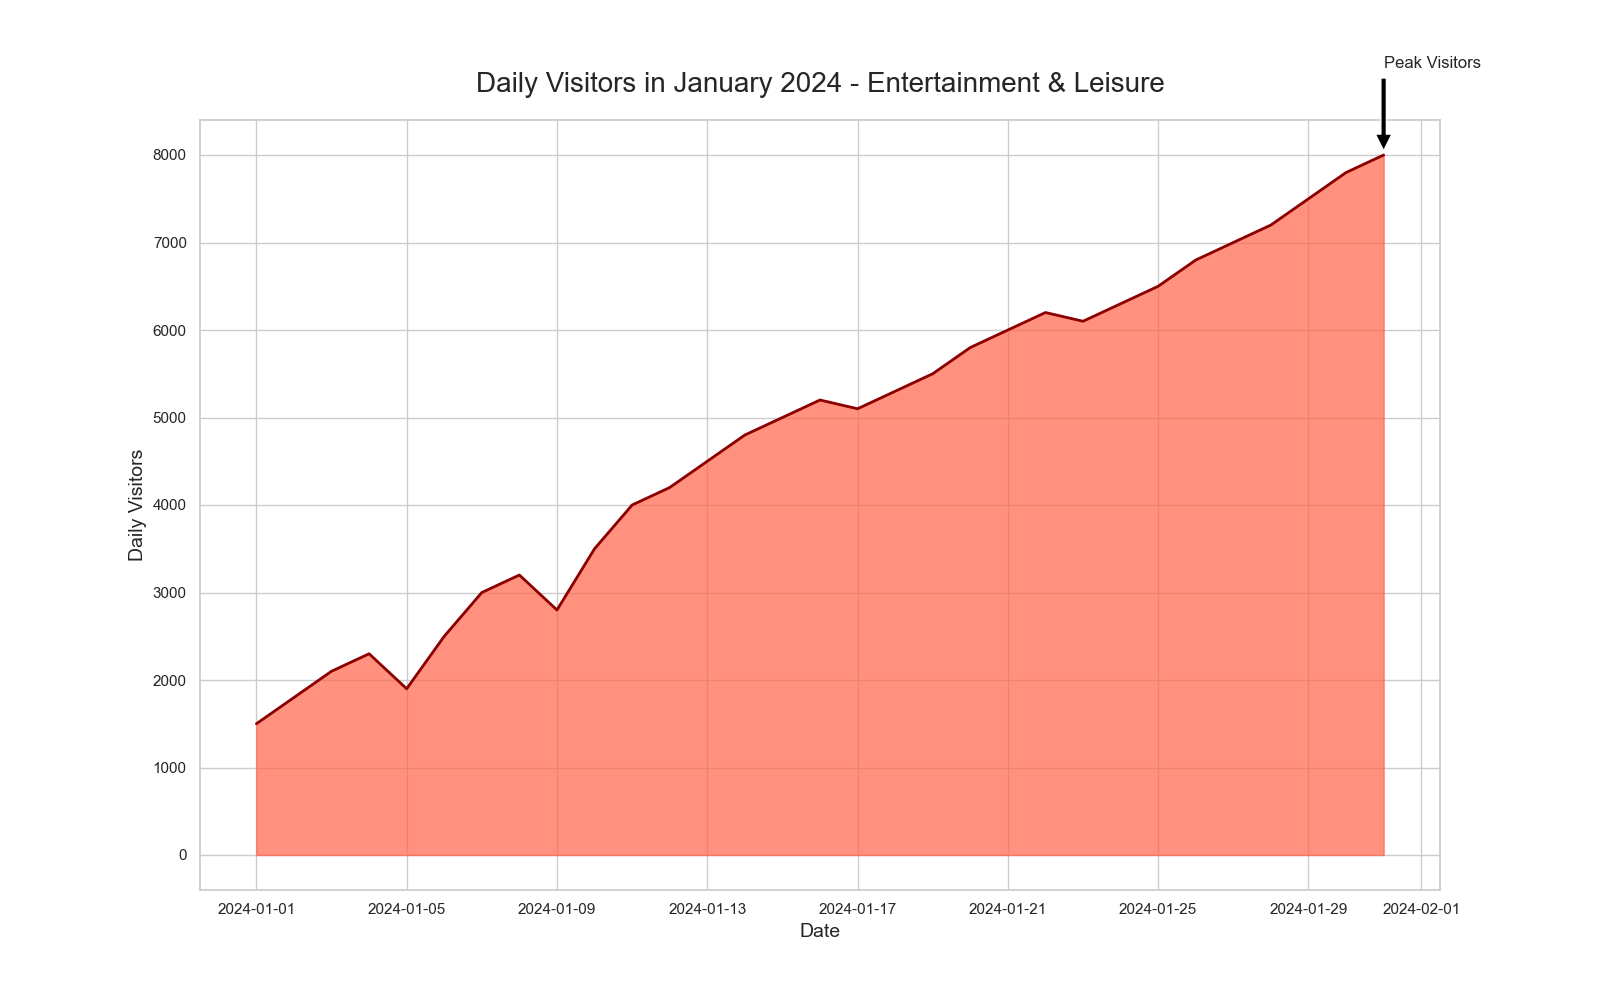

The script that drew this image:

import matplotlib.pyplot as plt
import pandas as pd

data = {
    'Date': [
        '2024-01-01', '2024-01-02', '2024-01-03', '2024-01-04', '2024-01-05', 
        '2024-01-06', '2024-01-07', '2024-01-08', '2024-01-09', '2024-01-10',
        '2024-01-11', '2024-01-12', '2024-01-13', '2024-01-14', '2024-01-15', 
        '2024-01-16', '2024-01-17', '2024-01-18', '2024-01-19', '2024-01-20',
        '2024-01-21', '2024-01-22', '2024-01-23', '2024-01-24', '2024-01-25', 
        '2024-01-26', '2024-01-27', '2024-01-28', '2024-01-29', '2024-01-30',
        '2024-01-31'
    ],
    'Daily Visitors': [
        1500, 1800, 2100, 2300, 1900, 2500, 3000, 3200, 2800, 3500, 4000, 4200, 
        4500, 4800, 5000, 5200, 5100, 5300, 5500, 5800, 6000, 6200, 6100, 6300, 
        6500, 6800, 7000, 7200, 7500, 7800, 8000
    ]
}

df = pd.DataFrame(data)
df['Date'] = pd.to_datetime(df['Date'])

plt.figure(figsize=(16, 10))
plt.fill_between(df['Date'], df['Daily Visitors'], color='#FF6347', alpha=0.7)
plt.plot(df['Date'], df['Daily Visitors'], color='#8B0000', linewidth=2)

plt.title('Daily Visitors in January 2024 - Entertainment & Leisure', fontsize=20, pad=20)
plt.xlabel('Date', fontsize=14)
plt.ylabel('Daily Visitors', fontsize=14)

peak_visitors = df[df['Daily Visitors'] == df['Daily Visitors'].max()]
plt.annotate('Peak Visitors', xy=(peak_visitors['Date'].values[0], peak_visitors['Daily Visitors'].values[0]),
             xytext=(peak_visitors['Date'].values[0], peak_visitors['Daily Visitors'].values[0]+1000),
             arrowprops=dict(facecolor='black', shrink=0.05))

plt.grid(True)
plt.show()
